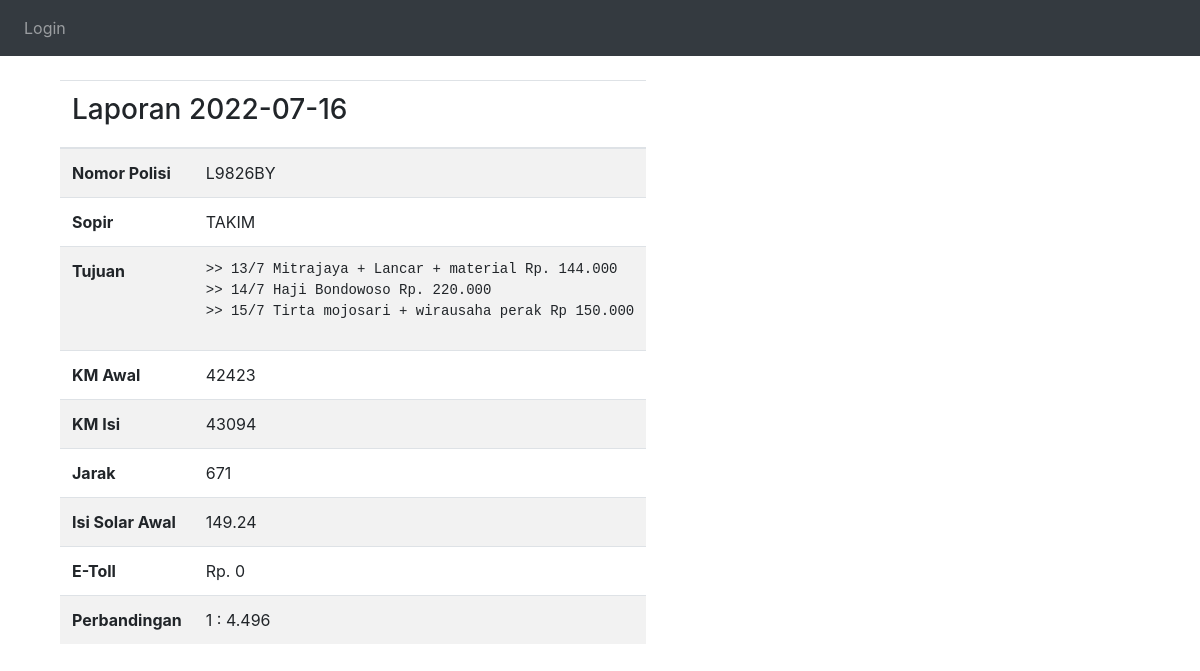
Page /laporan/3 on the committed database.
### website/models.py (models this page shows)
class Laporan(db.Model):
    id = db.Column(db.Integer, primary_key=True)
    tanggal = db.Column(db.Date())
    nopol = db.Column(db.String(100))
    sopir = db.Column(db.String(100))
    tujuan = db.Column(db.String(500))
    km_awal = db.Column(db.Integer)
    km_isi = db.Column(db.Integer)
    solar_awal = db.Column(db.Float)
    tujuan = db.Column(db.String(500))
    e_toll = db.Column(db.Integer)
    username = db.Column(db.String(150), db.ForeignKey('user.username'))

### website/views.py (the view)
@views.route('/laporan/<int:id>')
def laporan(id):
    laporan =  Laporan.query.get_or_404(id)
    return render_template('laporan.html', user=current_user, laporan=laporan)

### website/templates/laporan.html (shortened to what this page needs)
{% extends "base.html" %} {% block title %}Detail Laporan{% endblock %}
    {% block content %}
    <article class="media content-section">
      <div class="media-body">
        <div class="article-metadata">
          <div class="col-md-4">
            <div class="content-section"><br/>
              <table class="table table-striped table-hover">
                <thead>
              <tr>
                <th colspan="2"><h3>Laporan {{ laporan.tanggal }}</h2></th>
              </tr>
            </thead>
            <tbody>
              <tr>
                <th scope="row">Nomor Polisi</th>
                <td>{{ laporan.nopol }}</td>
              </tr>
              <tr>
                <th scope="row">Sopir</th>
                <td>{{ laporan.sopir }}</td>
              </tr>
              <tr>
                <th scope="row">Tujuan</th>
                <td><pre>{{ laporan.tujuan }}</pre></td>
              </tr>
              <tr>
                <th scope="row">KM Awal</th>
                <td>{{ laporan.km_awal }}</td>
              </tr>
              <tr>
                <th scope="row">KM Isi</th>
                <td>{{ laporan.km_isi }}</td>
              </tr>
              <tr>
                <th scope="row">Jarak</th>
                <td>{{ laporan.km_isi-laporan.km_awal }}</td>
              </tr>
              <tr>
                <th scope="row">Isi Solar Awal</th>
                <td>{{ laporan.solar_awal }}</td>
              </tr>
              <tr>
                <th scope="row">E-Toll</th>
                <td>{{ 'Rp. '+ laporan.e_toll|string }}</td>
              </tr>
              <tr>
                <th scope="row">Perbandingan</th>
                <td>{% if laporan.solar_awal == 0 %}
                  {{ '0' }}
                {% else %}
                  {{ '1 : ' + '%0.3f'|format((laporan.km_isi-laporan.km_awal)/laporan.solar_awal)|float|string }}
                {% endif %}</td>
              </tr>
            </tbody>
            </table>
            </div>
        </div>
    {% endblock content %}

### rows in the picture
Laporan: tanggal "2022-07-16", nopol "L9826BY", sopir "TAKIM", tujuan ">> 13/7 Mitrajaya + Lancar + material Rp. 144.000 >> 14/7 Haji Bondowoso Rp. 220.000 >> 15/7 Tirta mojosari + wirausaha perak Rp 150.000", km_awal "42423", km_isi "43094", laporan.km_isi-laporan.km_awal "671", solar_awal "149.24", e_toll "Rp. 0", km_isi+km_awal+solar_awal "1 : 4.496"
